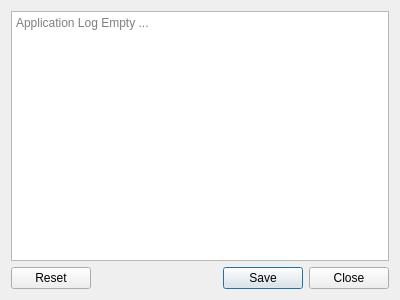
<?xml version="1.0" encoding="UTF-8"?>
<ui version="4.0">
 <class>Dialog</class>
 <widget class="QDialog" name="Dialog">
  <property name="geometry">
   <rect>
    <x>0</x>
    <y>0</y>
    <width>400</width>
    <height>300</height>
   </rect>
  </property>
  <property name="windowTitle">
   <string>Debug Log</string>
  </property>
  <property name="windowIcon">
   <iconset resource="../../resources.qrc">
    <normaloff>:/icon/res/debug_log.png</normaloff>:/icon/res/debug_log.png</iconset>
  </property>
  <layout class="QVBoxLayout" name="verticalLayout">
   <item>
    <widget class="QTextEdit" name="textEdit">
     <property name="lineWrapMode">
      <enum>QTextEdit::NoWrap</enum>
     </property>
     <property name="readOnly">
      <bool>true</bool>
     </property>
     <property name="placeholderText">
      <string>Application Log Empty ...</string>
     </property>
    </widget>
   </item>
   <item>
    <widget class="QDialogButtonBox" name="buttonBox">
     <property name="orientation">
      <enum>Qt::Horizontal</enum>
     </property>
     <property name="standardButtons">
      <set>QDialogButtonBox::Close|QDialogButtonBox::Reset|QDialogButtonBox::Save</set>
     </property>
    </widget>
   </item>
  </layout>
 </widget>
 <resources>
  <include location="../../resources.qrc"/>
 </resources>
 <connections/>
</ui>
